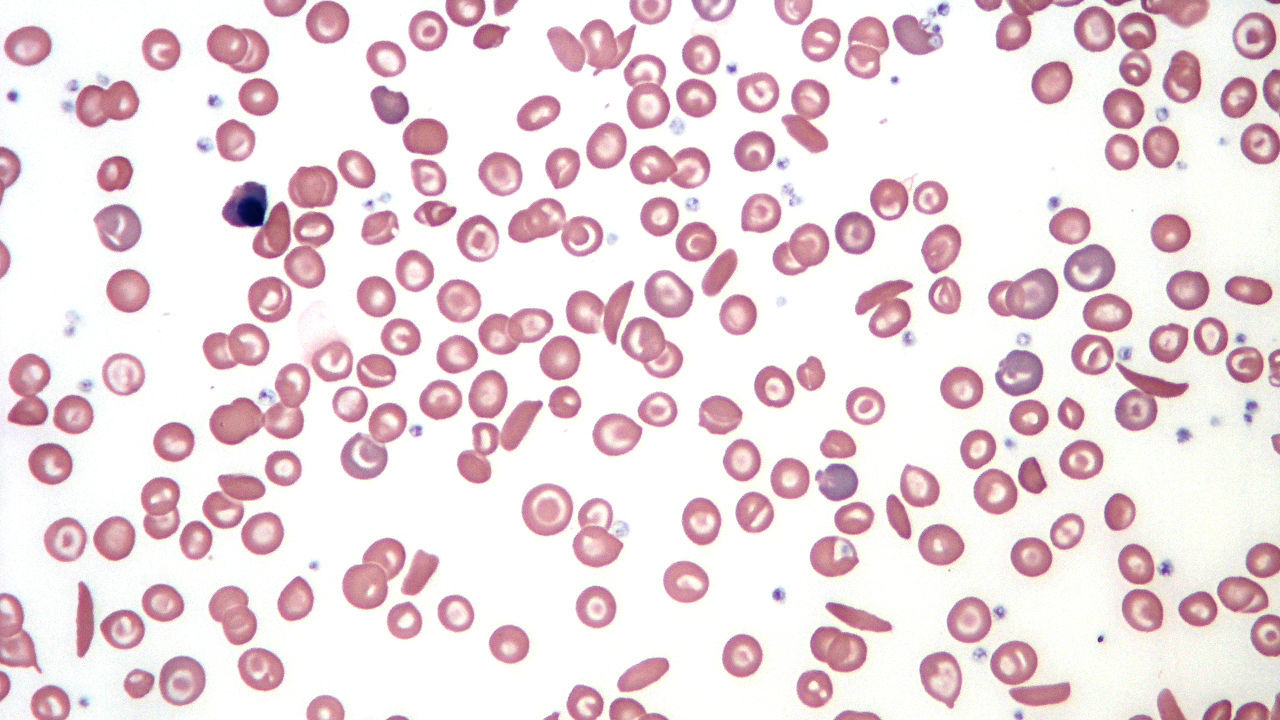
#> input picture image/Sickle_large.jfif, 1280 x 720 px
$ python -i FeatureExtraction.py   (imports and definitions only)
#> lines starting #> are read from the running program, lines starting #| are printed output that depends on the picture; after the words box and inside, x2 and y2 are one past the last pixel; in counts of white or black regions, pixels touching at a corner belong together
#Author: Ori Weiss
#Version: 1.0
import cv2
import numpy as np
from skimage.feature import canny
from scipy import ndimage as ndi
import math


def image_prep(path):
#> called with path = '../image/Sickle_large.jfif'
    mask_size = 400
    img = cv2.imread(path, cv2.IMREAD_GRAYSCALE)
#> img: shape (720, 1280); min 4, max 255, mean 224.8
    edges = canny(img/255.)
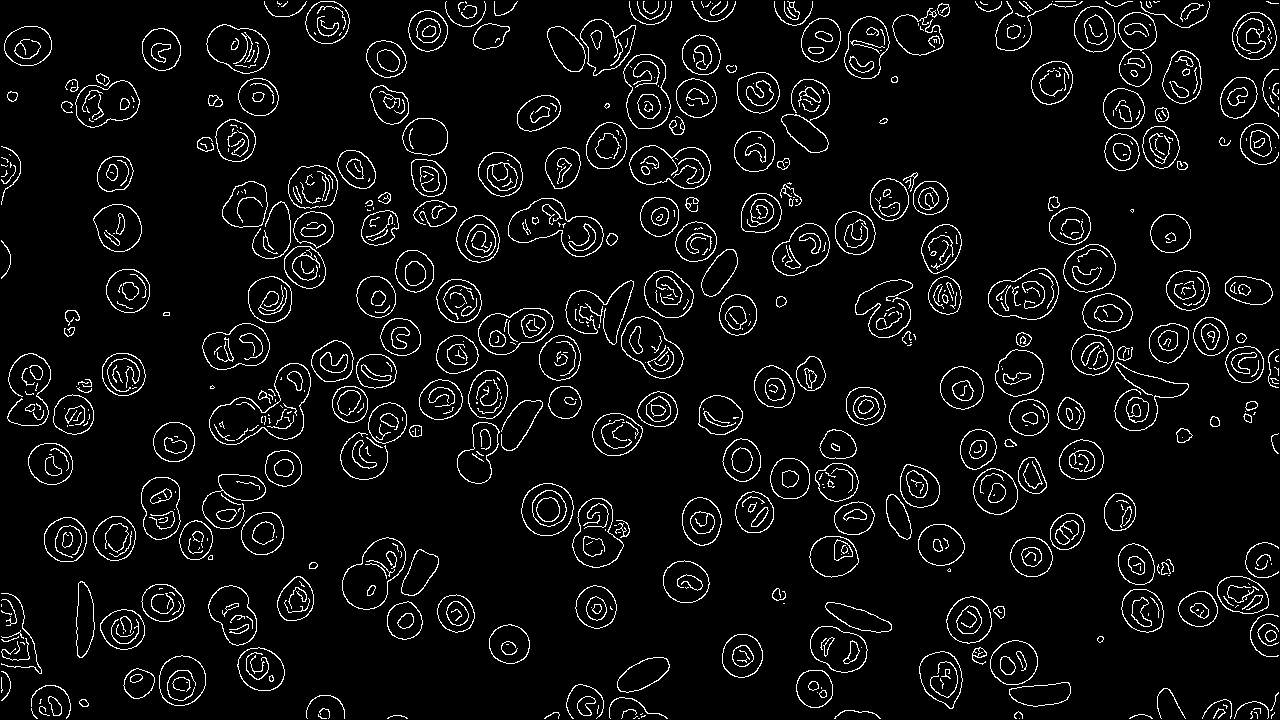
#> edges: shape (720, 1280) bool; 5.7% white in thin lines or dots
    fill_img = ndi.binary_fill_holes(edges)
#> fill_img: shape (720, 1280) bool; 26.7% white; 405 white regions (107 under 20 px), largest, box (x1, y1, x2, y2) and area: (209, 363, 311, 445) 4409, (508, 198, 604, 257) 3298, (342, 537, 406, 610) 2972
    label_objects, nb_labels = ndi.label(fill_img)
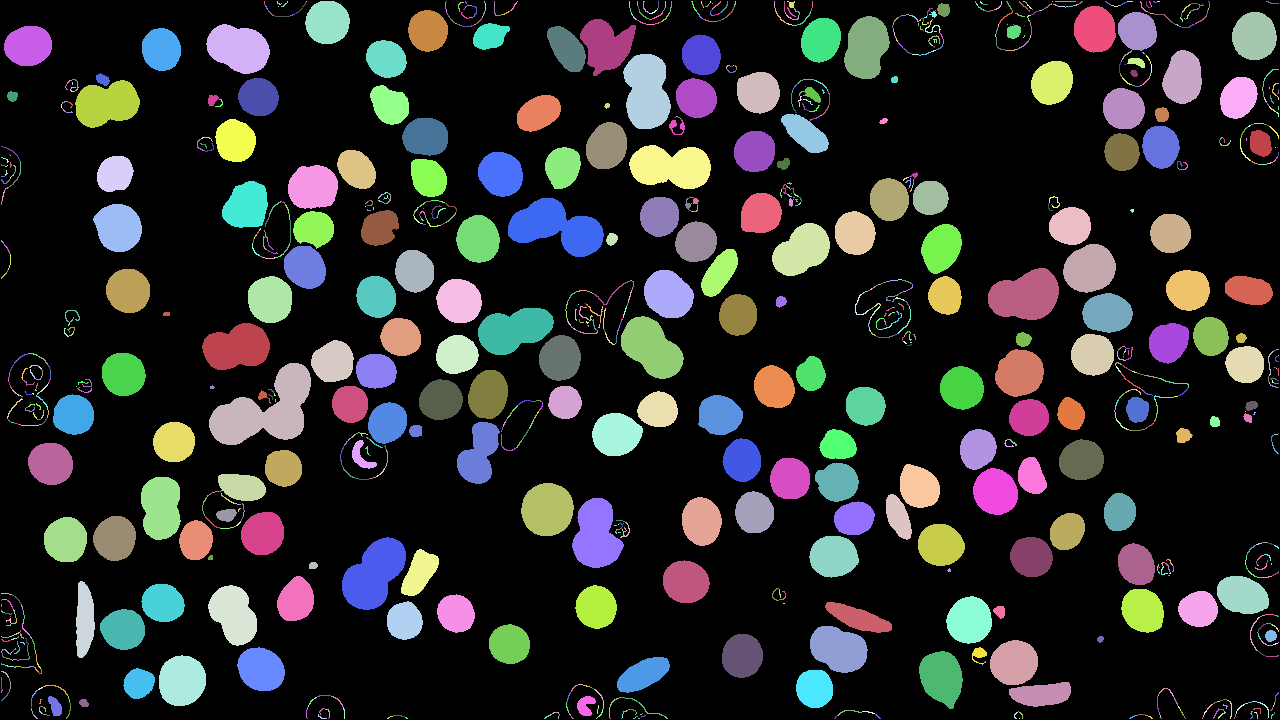
#> label_objects: shape (720, 1280) int32; 1247 distinct labels, from 0 to 1246; one colour per label, 0 black
#> nb_labels = 1246
    sizes = np.bincount(label_objects.ravel())
#> sizes = 1247 values, max 675326 at index 0, min 1 at index 4, mean 739.1
    mask_sizes = sizes > mask_size
    mask_sizes[0] = 0
    img_cleaned = mask_sizes[label_objects]
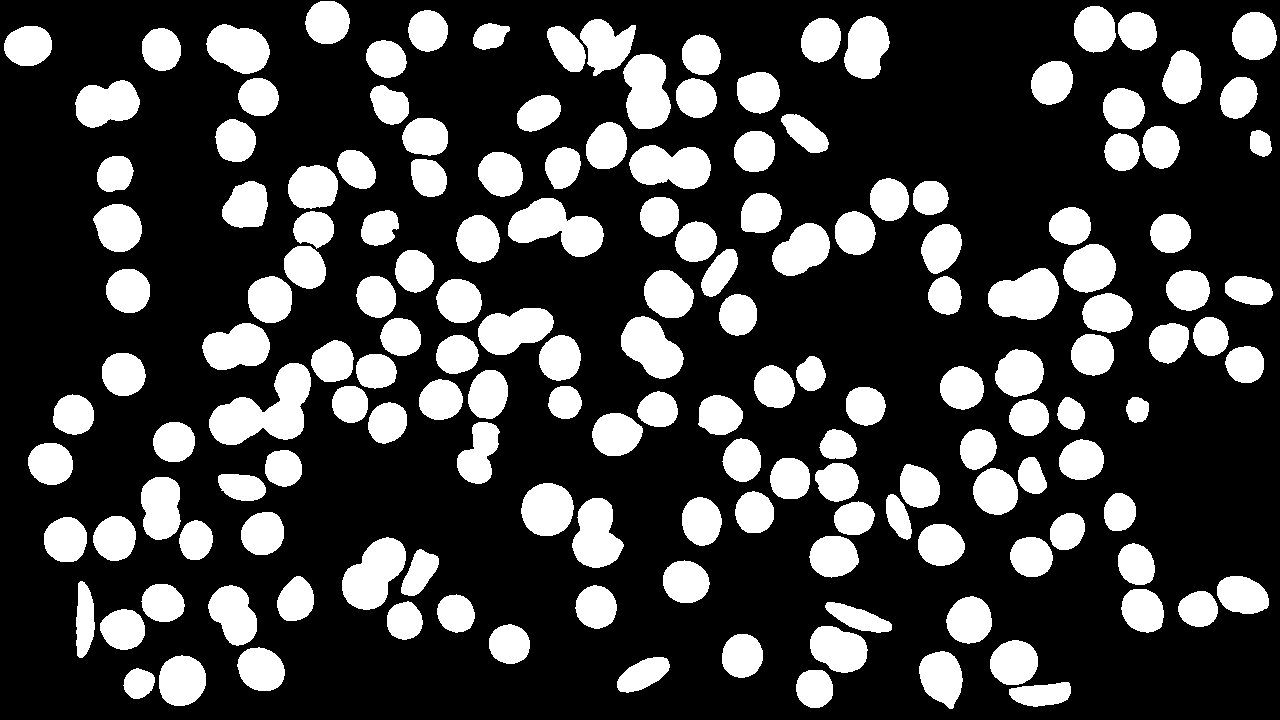
#> img_cleaned: shape (720, 1280) bool; 25.4% white; 161 white regions, largest, box (x1, y1, x2, y2) and area: (209, 363, 311, 445) 4409, (508, 198, 604, 257) 3298, (342, 537, 406, 610) 2972
    labeled_img, num_features = ndi.label(img_cleaned)
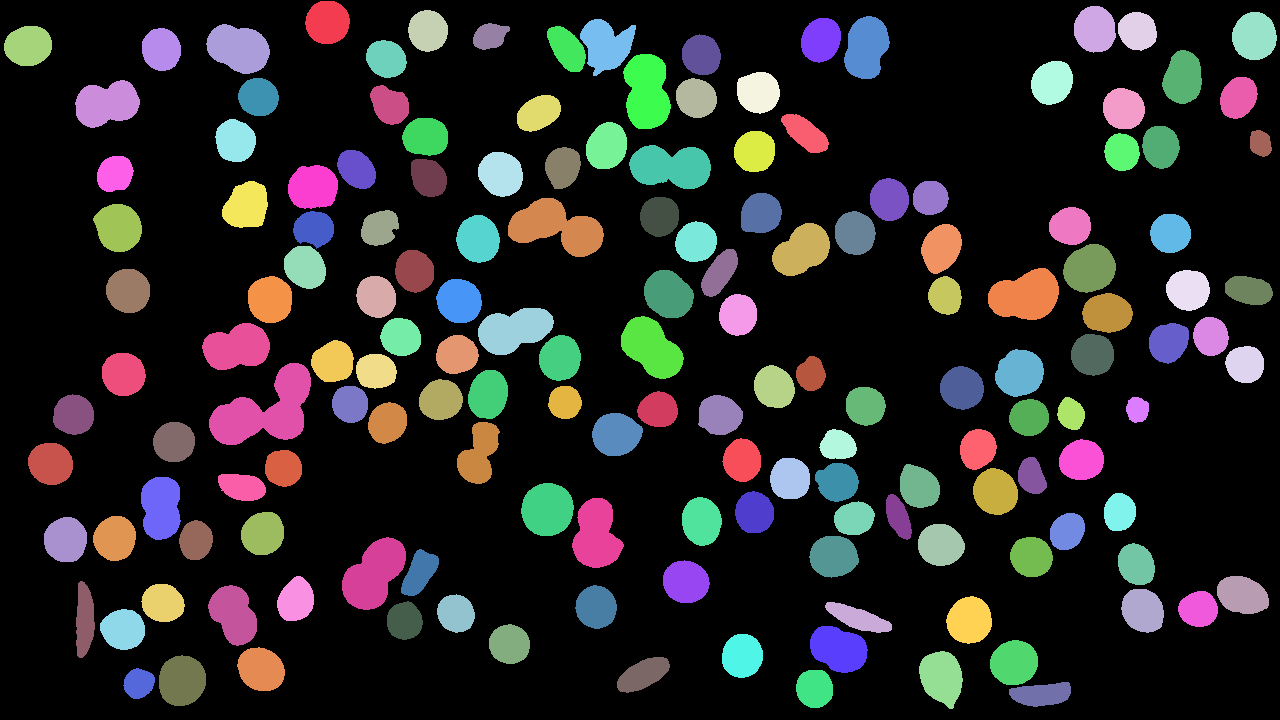
#> labeled_img: shape (720, 1280) int32; 162 distinct labels, from 0 to 161; one colour per label, 0 black
#> num_features = 161
    return labeled_img, num_features

# [77 lines left out: functions numofneighbour, findperimeter, extract_area_perim, extract_circularity, convert_to_relative, removeFromImg and 1 more, not called in this run]

>>> result = image_prep('../image/Sickle_large.jfif')

$ run again, on image/healthy.jfif
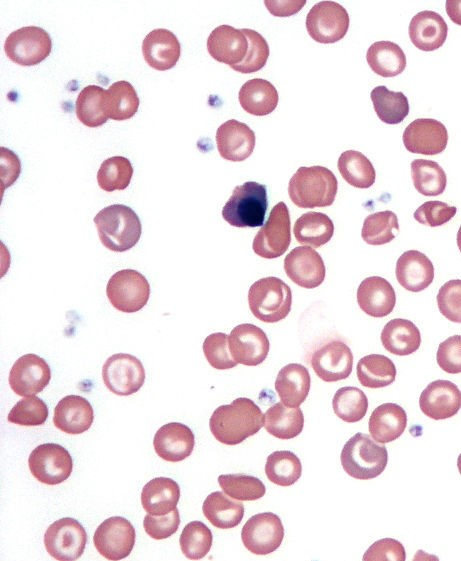
#> input picture image/healthy.jfif, 461 x 561 px
#> edges: shape (561, 461) bool; 5.7% white in thin lines or dots
#> fill_img: shape (561, 461) bool; 25% white; 129 white regions (39 under 20 px), largest, box (x1, y1, x2, y2) and area: (209, 363, 311, 445) 4410, (202, 323, 270, 370) 2361, (206, 24, 270, 74) 2313
#> in image_prep, `label_objects, nb_labels = ndi.label(fill_img)`:
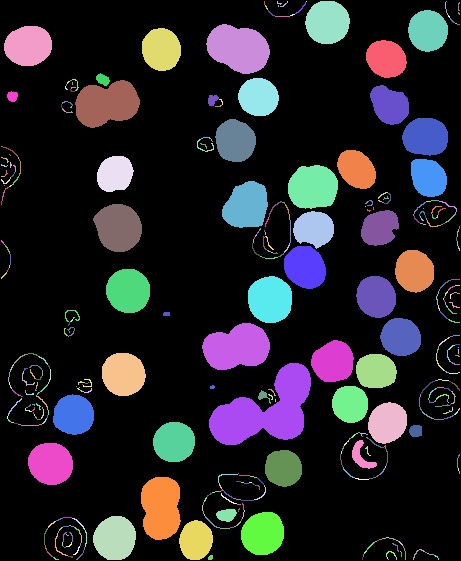
#> label_objects: shape (561, 461) int32; 473 distinct labels, from 0 to 472; one colour per label, 0 black
#> nb_labels = 472
#> sizes = 473 values, max 194016 at index 0, min 1 at index 4, mean 546.8
#> in image_prep, `labeled_img, num_features = ndi.label(img_cleaned)`:
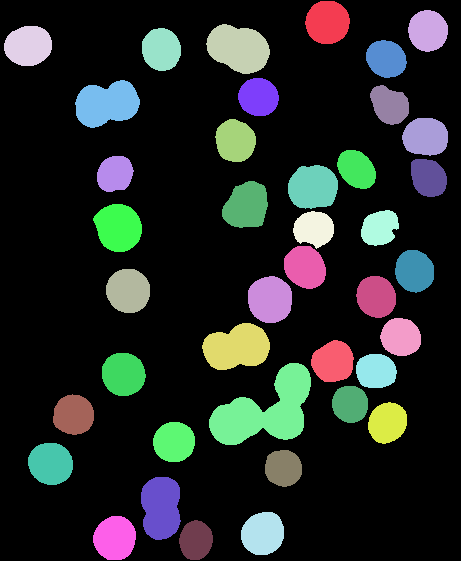
#> labeled_img: shape (561, 461) int32; 41 distinct labels, from 0 to 40; one colour per label, 0 black
#> num_features = 40

$ run again, on image/sickle.png
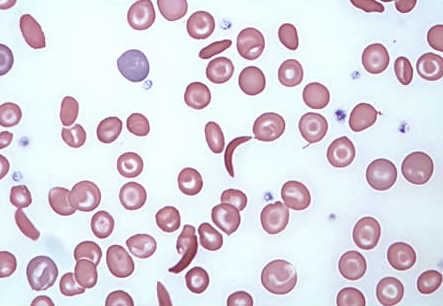
#> input picture image/sickle.png, 443 x 306 px
#> edges: shape (306, 443) bool; 8.9% white in thin lines or dots
#> fill_img: shape (306, 443) bool; 26.7% white; 129 white regions (38 under 20 px), largest, box (x1, y1, x2, y2) and area: (59, 240, 103, 297) 1561, (260, 180, 311, 235) 1544, (48, 180, 102, 216) 1446
#> in image_prep, `label_objects, nb_labels = ndi.label(fill_img)`:
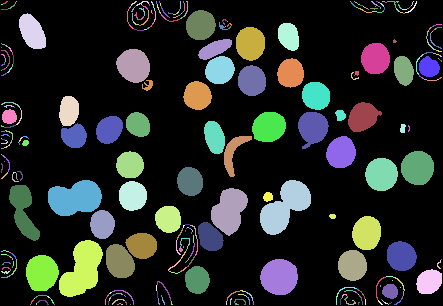
#> label_objects: shape (306, 443) int32; 398 distinct labels, from 0 to 397; one colour per label, 0 black
#> nb_labels = 397
#> sizes = 398 values, max 99342 at index 0, min 1 at index 2, mean 340.6
#> in image_prep, `labeled_img, num_features = ndi.label(img_cleaned)`:
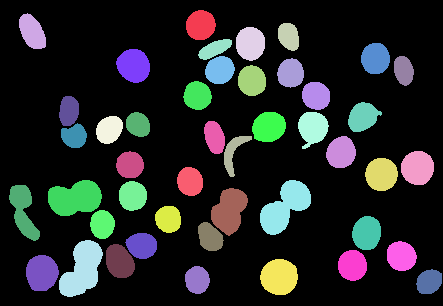
#> labeled_img: shape (306, 443) int32; 46 distinct labels, from 0 to 45; one colour per label, 0 black
#> num_features = 45
